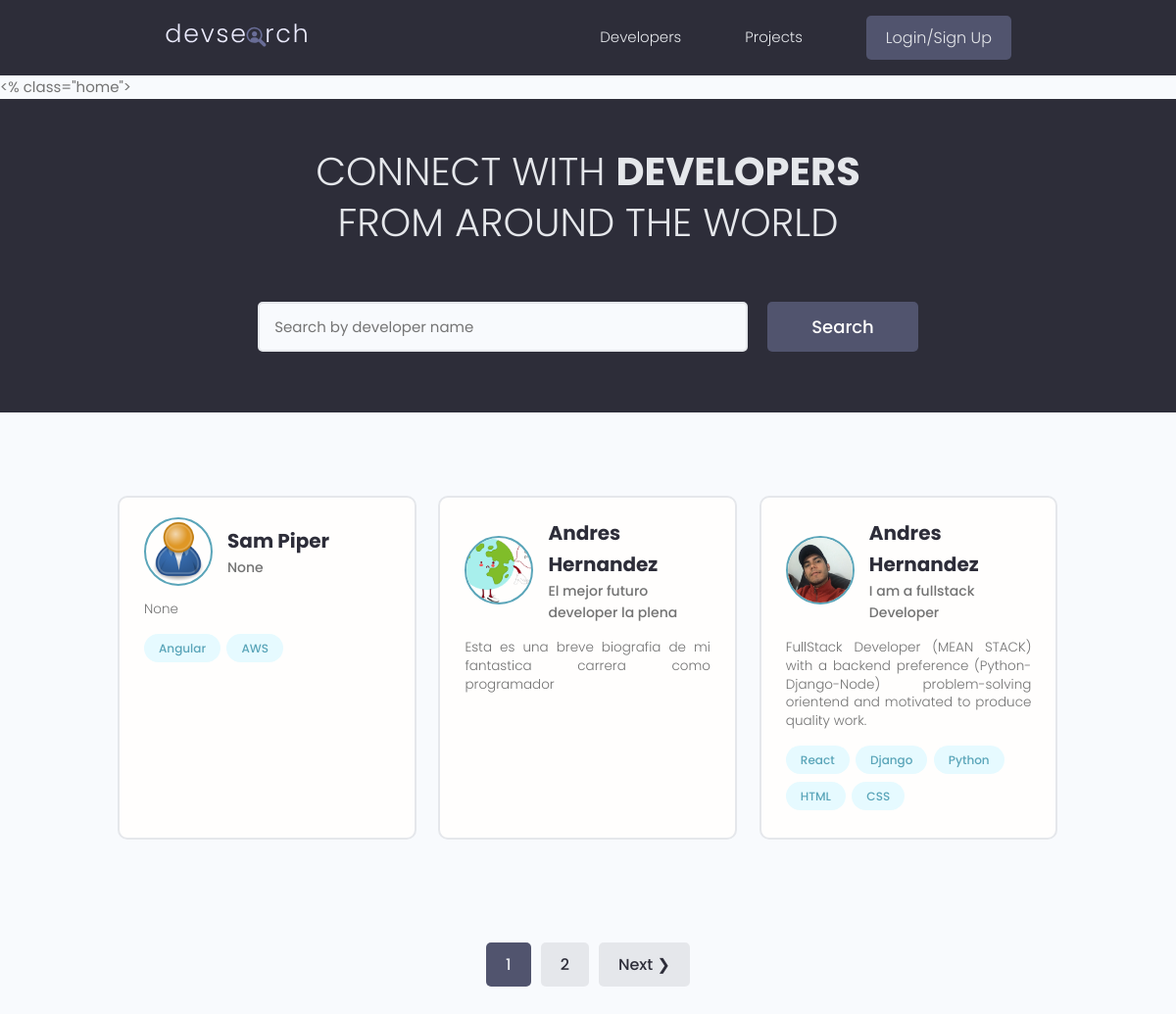
The page / on the database its author committed.
### users/models.py (models this page shows, shortened)
class Profile(models.Model):
    user = models.OneToOneField(User, on_delete=models.CASCADE, null=True, blank=True)
    name = models.CharField(max_length=200, blank=True, null=True)
    email = models.EmailField(max_length=300, blank=True, null=True)
    username = models.CharField(max_length=200, blank=True, null=True)
    location = models.CharField(max_length=200, blank=True, null=True)
    short_intro = models.CharField(max_length=200, blank=True, null=True)
    bio = models.TextField(blank=True, null=True)
    profile_image = models.ImageField(null=True, blank=True, upload_to= 'profiles/', default='profiles/user-default.png')
    social_github = models.CharField(max_length=200, blank=True, null=True)
    social_twitter = models.CharField(max_length=200, blank=True, null=True)
    social_linkedin = models.CharField(max_length=200, blank=True, null=True)
    social_youtube = models.CharField(max_length=200, blank=True, null=True)
    social_website = models.CharField(max_length=200, blank=True, null=True)
    created = models.DateTimeField(auto_now_add=True)
    id = models.UUIDField(default=uuid.uuid4, unique=True, primary_key=True, editable=False)

class Skill(models.Model):
    owner = models.ForeignKey(Profile, on_delete=models.CASCADE, null=True, blank=True)
    name = models.CharField(max_length=200, blank=True, null=True)
    description = models.TextField(blank=True, null=True)
    created = models.DateTimeField(auto_now_add=True)
    id = models.UUIDField(default=uuid.uuid4, unique=True, primary_key=True, editable=False)

### users/views.py (the view)
# urls.py: path('', views.profiles, name='profiles'),
def profiles(request):
    profiles, search_query = searchProfiles(request)
    custom_range, profiles = paginateProfiles(request, profiles, 3)
    context = {'profiles': profiles, 'search_query': search_query, 'custom_range':custom_range}
    return render(request, 'users/profiles.html', context)

### users/utils.py (called while the page is built)
def paginateProfiles(request, profiles, results):
    page = request.GET.get('page')
    paginator = Paginator(profiles, results)
    try:
        profiles = paginator.page(page)
    except PageNotAnInteger:
        page = 1
        profiles = paginator.page(page)
    except EmptyPage:
        page = paginator.num_pages
        profiles = paginator.page(page)
    leftIndex = (int(page) - 1)
    rightIndex = (int(page) + 2)
    if leftIndex < 1: leftIndex = 1
    if rightIndex > paginator.num_pages: rightIndex = paginator.num_pages + 1
    custom_range = range(leftIndex, rightIndex)
    return custom_range, profiles

def searchProfiles(request):
    search_query = ''
    if request.GET.get('search_query'):
        search_query = request.GET.get('search_query')
    skills = Skill.objects.filter(name__iexact=search_query)
    profiles = Profile.objects.distinct().filter(
        Q(name__icontains=search_query) |
        Q(short_intro__contains=search_query) |
        Q(skill__in=skills)
        )
    return profiles, search_query

### users/templates/users/profiles.html (shortened to what this page needs)
{% extends 'main.html' %}
{% block content %}
  <% class="home">
    <section class="hero-section text-center">
      <div class="container container--narrow">
        <div class="hero-section__box">
          <h2>CONNECT WITH <span>DEVELOPERS</span></h2>
          <h2>FROM AROUND THE WORLD</h2>
        </div>
        <div class="hero-section__search">
          <form class="form" id="searchForm" action="{% url 'profiles' %}" method="get">
            <div class="form__field">
              <input class="input input--text" id="formInput#search" type="text" name="search_query"
                 value='{{search_query}}' placeholder="Search by developer name" />
            </div>
            <input class="btn btn--sub btn--lg" type="submit" value="Search" />
          </form>
        </div>
      </div>
    </section>
    <section class="devlist">
      <div class="container">
        <div class="grid grid--three">
            {% for profile in profiles %}
          <div class="column card">
            <div class="dev">
              <a href="{% url 'user-profile' profile.id %}" class="card__body">
                <div class="dev__profile">
                  <img class="avatar avatar--md" src="{{ profile.profile_image.url }}" alt="image" />
                  <div class="dev__meta">
                    <h3>{{ profile.name }}</h3>
                    <h5>{{ profile.short_intro|slice:"60"}}</h5>
                  </div>
                </div>
                <p class="dev__info">{{profile.bio|slice:"150"}}</p>
                <div class="dev__skills">
                  {% for skill in profile.skill_set.all|slice:"5" %}
                    <span class="tag tag--pill tag--main">
                        <small>{{ skill.name }}</small>
                    </span>
                  {% endfor %}
                </div>
              </a>
            </div>
          </div>
          {% endfor %}
        </div>
      </div>
    </section>
    {% include 'pagination.html' with queryset=profiles custom_range=custom_range %}
{% endblock %}

### static/styles/app.css (style rules this page uses)
:root { --color-sub: #2d2d39; }
.btn--sub { background-color: var(--color-sub-light); }
.card { border: 2px solid var(--color-light); }
img { width: 100%; }
.hero-section { height: 40vh; display: flex; align-items: center; background-color: var(--color-sub); }
.hero-section__box { margin-bottom: 4rem; }
.hero-section__box > h2, .hero-section__box > h2 > span { font-size: 4rem; color: var(--color-light); line-height: 1.3; text-transform: uppercase; }
.hero-section__box > h2 { font-weight: 300; }
.hero-section__box > h2 > span { font-weight: 700; }
.hero-section__search > .form { display: flex; align-items: center; justify-content: center; gap: 2rem; }
.hero-section__search > .form input.input--text { width: 50rem; }
.devlist { margin-top: 8rem; }
.devlist .grid { align-items: stretch; }
.devlist .dev .dev__profile { display: flex; align-items: center; gap: 1.5rem; }
.devlist .dev .dev__meta h3 { color: var(--color-sub); font-size: 2rem; font-weight: 700; }
.devlist .dev .dev__meta h5 { color: var(--color-text); font-size: 1.4rem; font-weight: 500; }
.devlist .dev .dev__info { margin: 1.5rem 0; font-size: 1.35rem; line-height: 1.4; text-align: justify; }

### static/uikit/styles/modules/_variables.css (style rules this page uses)
:root { --color-main: #5aa5b9; --color-main-light: #e6faff; --color-sub: #3f4156; --color-sub-light: #51546e; --color-sub-lighter: #ededfd; --color-text: #737373; --color-gray: #8b8b8b; --color-light: #e5e7eb; --color-light-gray: #767676; --color-bg: #f8fafd; --color-white: #fffefd; --color-white-light: #f3f3f3; --color-success: #359e64; --color-success-bg: #def8e8; --color-error: #fc4b0b; --color-error-bg: #fff2ee; --font-base: 'Poppins', arial, helvetica, 'Segoe UI', roboto, ubuntu, sans-serif; --font-monospace: 'Fira Code', 'Courier New', courier, monospace; --font-regular: 300; --font-medium: 500; --font-bold: 700; --generic-shadow: 1px 1px 5px #00000010; --generic-transition: all 0.3s ease-in-out; }

### static/uikit/styles/modules/_base.css (style rules this page uses)
* { margin: 0; padding: 0; box-sizing: border-box; text-rendering: optimizeLegibility; color: inherit; font-size: inherit; }
html { font-size: 50%; }
@media only screen and (min-width: 480px) { html { font-size: 56.25%; } }
@media only screen and (min-width: 1200px) { html { font-size: 62.5%; } }
body { line-height: 1.6; font-weight: 400; font-size: 1.5rem; color: var(--color-text); background-color: var(--color-bg); min-height: 100vh; }

### static/uikit/styles/modules/_typography.css (style rules this page uses)
* { font-family: var(--font-base); }
h2 { font-size: 3.6rem; font-weight: var(--font-bold); }
h3 { font-size: 3.2rem; font-weight: var(--font-medium); }
h5 { font-size: 2.4rem; font-weight: var(--font-medium); }
h5, h6 { font-weight: var(--font-regular); }
p, span, strong { font-size: 1.6rem; color: var(--color-text); font-weight: var(--font-regular); }
a { padding-bottom: 2px; text-decoration: none; display: inline-block; color: var(--color-main); font-weight: var(--font-medium); }

### static/uikit/styles/modules/_utilities.css (style rules this page uses)
.container { width: 92%; max-width: 165rem; margin: 0 auto; box-sizing: border-box; }
.container--narrow { width: 92%; max-width: 120rem; }
@media screen and (min-width: 1000px) { .container { width: 90%; } }
@media screen and (min-width: 1000px) { .container--narrow { width: 85%; } }
@media screen and (min-width: 1200px) { .container { width: 80%; } }
@media screen and (min-width: 1200px) { .container--narrow { width: 72%; } }
.text-center { text-align: center; }

### static/uikit/styles/modules/_avatar.css (style rules this page uses)
.avatar { border-radius: 50%; border: 2px solid var(--color-main); object-fit: cover; }
.avatar--md { height: 7rem; width: 7rem; }

### static/uikit/styles/modules/_button.css (style rules this page uses)
.btn { display: inline-block; position: relative; cursor: pointer; background-color: var(--color-light); font-weight: var(--font-medium); color: var(--color-sub); text-decoration: none; padding: 1rem 2rem; border-radius: 0.5rem; border: none; width: -webkit-fit-content; width: -moz-fit-content; width: fit-content; height: -webkit-fit-content; height: -moz-fit-content; height: fit-content; font-size: 1.6rem; outline-width: 0; outline-color: transparent; -webkit-backface-visibility: hidden; backface-visibility: hidden; transition: all 0.3s ease-in-out; }
.btn--sub { background-color: var(--color-sub); color: var(--color-white); }
.btn--lg { font-size: 1.8rem; padding: 1.2rem 4.5rem; }

### static/uikit/styles/modules/_card.css (style rules this page uses)
.card { border-radius: 1rem; background-color: var(--color-white); border: 1.5px solid var(--color-light); width: auto; height: auto; margin-top: 0.5rem; margin-bottom: 0.5rem; overflow: hidden; }
.card__body, .card__header { padding: 2rem 2.5rem; }

### rows shown on the page
Profile: profile_image (placeholder picture), name "Sam Piper", short_intro "None", bio "None"
Skill: name "Angular"
Skill: name "AWS"
Profile: profile_image (picture), name "Andres Hernandez", short_intro "El mejor futuro developer la plena", bio "Esta es una breve biografia de mi fantastica carrera como programador"
Profile: profile_image (picture), name "Andres Hernandez", short_intro "I am a fullstack Developer", bio "FullStack Developer (MEAN STACK) with a backend preference (Python-Django-Node) problem-solving orientend and motivated to produce quality work."
Skill: name "React"
Skill: name "Django"
Skill: name "Python"
Skill: name "HTML"
Skill: name "CSS"

### other values the page prints
{{ page }} "1"
{{ page }} "2"
